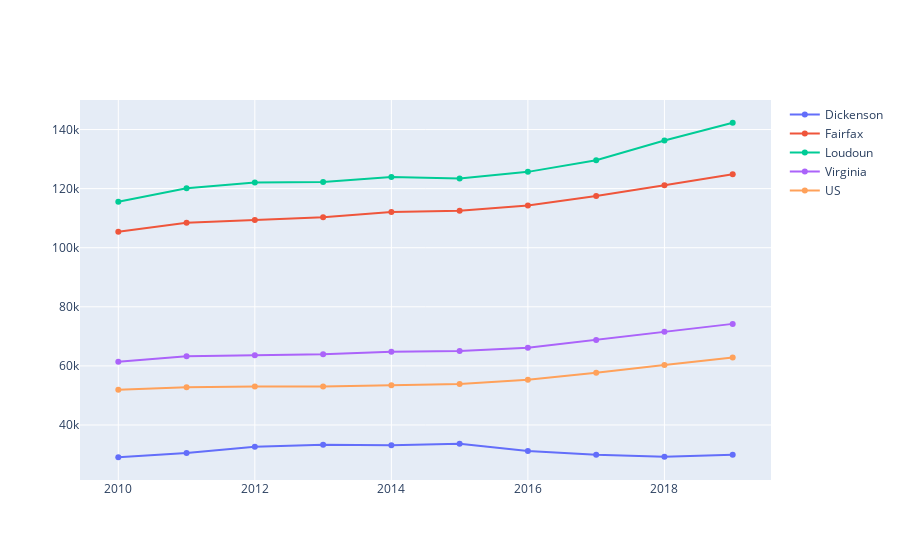

The notebook cell saved with this chart:
### Code cell
fig = go.Figure()

for idx,column in enumerate(income2):
    if column == 'year': continue
    fig.add_trace(go.Scatter(x=income2['year'], y=income2[column].tolist(), name=column))
fig.show()

### Figure 1 — Plotly figure (JSON) as saved in the notebook; plotly's stock layout.template omitted (floating-point values rounded to 4 significant figures)
{"data": [{"name": "Dickenson", "type": "scatter", "x": [2010, 2011, 2012, 2013, 2014, 2015, 2016, 2017, 2018, 2019], "y": [29080, 30556, 32622, 33318, 33106, 33624, 31226, 29916, 29226, 29932]}, {"name": "Fairfax", "type": "scatter", "x": [2010, 2011, 2012, 2013, 2014, 2015, 2016, 2017, 2018, 2019], "y": [105416, 108439, 109383, 110292, 112102, 112552, 114329, 117515, 121133, 124831]}, {"name": "Loudoun", "type": "scatter", "x": [2010, 2011, 2012, 2013, 2014, 2015, 2016, 2017, 2018, 2019], "y": [115574, 120096, 122068, 122238, 123966, 123453, 125672, 129588, 136268, 142299]}, {"name": "Virginia", "type": "scatter", "x": [2010, 2011, 2012, 2013, 2014, 2015, 2016, 2017, 2018, 2019], "y": [61406, 63302, 63636, 63907, 64792, 65015, 66149, 68766, 71564, 74222]}, {"name": "US", "type": "scatter", "x": [2010, 2011, 2012, 2013, 2014, 2015, 2016, 2017, 2018, 2019], "y": [51914, 52762, 53046, 53046, 53482, 53889, 55322, 57652, 60293, 62843]}], "layout": {}}
